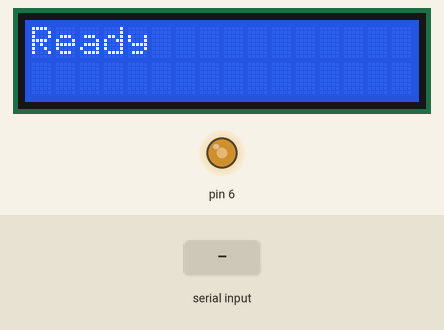
Recording of a sketch running on a simulated Arduino Uno, built with avr-gcc and run on an emulated ATmega328P. Shown: 16×2 character LCD, output pins drawn as LEDs (lit = HIGH). The test bench sets the inputs (shaded band).

Above: at 1.2 s.
1.3 s: "90,45\n" received over Serial
At 2.4 s:
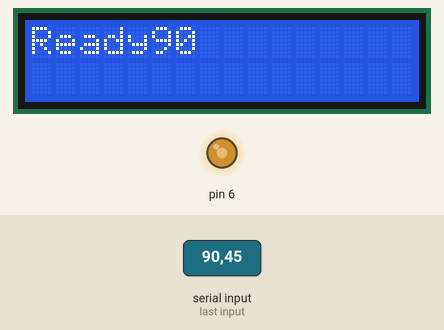
2.8 s: "30,150\n" received over Serial
At 3.6 s:
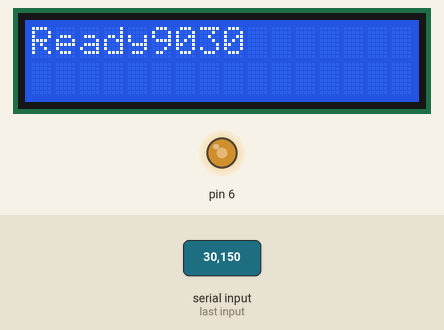
Timing chart, 0 to 5.8 s (numbered marks = the images above; inputs shaded):
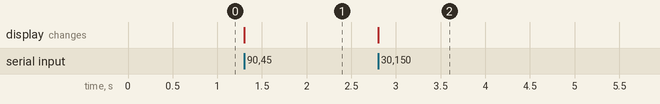

The sketch:

serialtester.ino
```cpp
#include <LiquidCrystal.h>
#include <string.h>

LiquidCrystal lcd(12, 11, 5, 4, 3, 2);

int x;
void setup() {
  Serial.begin(115200);
  Serial.setTimeout(1);
  // Setup lcd
  lcd.begin(16, 2);
  // Setup contrast
  analogWrite(6,150);
  lcd.print("Ready");
}
void loop() {
  while (!Serial.available());
  x = Serial.readString().toInt();
  lcd.print(String(x));
}
```

Measured:
- after the input at 1.3 s, the display: changes at once (image 1)
- after the input at 2.8 s, the display: changes at once (image 2)
